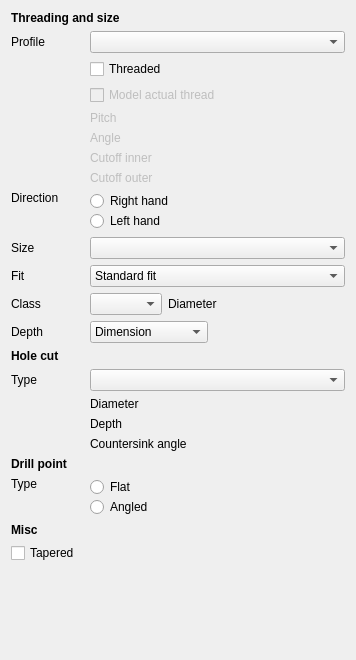
<?xml version="1.0" encoding="UTF-8"?>
<ui version="4.0">
 <class>TaskHoleParameters</class>
 <widget class="QWidget" name="TaskHoleParameters">
  <property name="geometry">
   <rect>
    <x>0</x>
    <y>0</y>
    <width>356</width>
    <height>660</height>
   </rect>
  </property>
  <property name="windowTitle">
   <string>Task Hole Parameters</string>
  </property>
  <layout class="QGridLayout" name="gridLayout">
   <item row="11" column="5" colspan="2">
    <widget class="Gui::PrefQuantitySpinBox" name="Diameter" native="true">
     <property name="unit" stdset="0">
      <string notr="true">mm</string>
     </property>
    </widget>
   </item>
   <item row="14" column="0">
    <widget class="QLabel" name="label">
     <property name="sizePolicy">
      <sizepolicy hsizetype="Maximum" vsizetype="Preferred">
       <horstretch>0</horstretch>
       <verstretch>0</verstretch>
      </sizepolicy>
     </property>
     <property name="text">
      <string>Type</string>
     </property>
    </widget>
   </item>
   <item row="15" column="2" colspan="2">
    <widget class="QLabel" name="label_11">
     <property name="text">
      <string>Diameter</string>
     </property>
    </widget>
   </item>
   <item row="16" column="2" colspan="2">
    <widget class="QLabel" name="label_12">
     <property name="text">
      <string>Depth</string>
     </property>
    </widget>
   </item>
   <item row="6" column="2">
    <widget class="QLabel" name="label_CutoffInner">
     <property name="enabled">
      <bool>false</bool>
     </property>
     <property name="text">
      <string>Cutoff inner</string>
     </property>
    </widget>
   </item>
   <item row="11" column="0" colspan="2">
    <widget class="QLabel" name="label_5">
     <property name="sizePolicy">
      <sizepolicy hsizetype="Maximum" vsizetype="Preferred">
       <horstretch>0</horstretch>
       <verstretch>0</verstretch>
      </sizepolicy>
     </property>
     <property name="text">
      <string>Class</string>
     </property>
    </widget>
   </item>
   <item row="21" column="0" colspan="2">
    <widget class="QCheckBox" name="Tapered">
     <property name="text">
      <string>Tapered</string>
     </property>
    </widget>
   </item>
   <item row="12" column="5" colspan="2">
    <widget class="Gui::PrefQuantitySpinBox" name="Depth" native="true">
     <property name="unit" stdset="0">
      <string notr="true">mm</string>
     </property>
    </widget>
   </item>
   <item row="8" column="0" colspan="2">
    <widget class="QLabel" name="label_8">
     <property name="sizePolicy">
      <sizepolicy hsizetype="Maximum" vsizetype="Preferred">
       <horstretch>0</horstretch>
       <verstretch>0</verstretch>
      </sizepolicy>
     </property>
     <property name="text">
      <string>Direction</string>
     </property>
     <property name="alignment">
      <set>Qt::AlignLeading|Qt::AlignLeft|Qt::AlignTop</set>
     </property>
    </widget>
   </item>
   <item row="14" column="2" colspan="5">
    <widget class="QComboBox" name="HoleCutType"/>
   </item>
   <item row="10" column="0" colspan="2">
    <widget class="QLabel" name="label_3">
     <property name="text">
      <string>Fit</string>
     </property>
    </widget>
   </item>
   <item row="16" column="4" colspan="3">
    <widget class="Gui::PrefQuantitySpinBox" name="HoleCutDepth" native="true">
     <property name="unit" stdset="0">
      <string notr="true">mm</string>
     </property>
    </widget>
   </item>
   <item row="15" column="4" colspan="3">
    <widget class="Gui::PrefQuantitySpinBox" name="HoleCutDiameter" native="true">
     <property name="unit" stdset="0">
      <string notr="true">mm</string>
     </property>
    </widget>
   </item>
   <item row="9" column="2" colspan="5">
    <widget class="QComboBox" name="ThreadSize"/>
   </item>
   <item row="19" column="2" colspan="5">
    <widget class="QWidget" name="widget_2" native="true">
     <layout class="QVBoxLayout" name="verticalLayout_2">
      <property name="spacing">
       <number>0</number>
      </property>
      <property name="leftMargin">
       <number>0</number>
      </property>
      <property name="topMargin">
       <number>0</number>
      </property>
      <property name="rightMargin">
       <number>0</number>
      </property>
      <property name="bottomMargin">
       <number>0</number>
      </property>
      <item>
       <widget class="QRadioButton" name="drillPointFlat">
        <property name="sizePolicy">
         <sizepolicy hsizetype="Maximum" vsizetype="Fixed">
          <horstretch>0</horstretch>
          <verstretch>0</verstretch>
         </sizepolicy>
        </property>
        <property name="text">
         <string>Flat</string>
        </property>
       </widget>
      </item>
      <item>
       <layout class="QHBoxLayout" name="horizontalLayout">
        <item>
         <widget class="QRadioButton" name="drillPointAngled">
          <property name="sizePolicy">
           <sizepolicy hsizetype="Maximum" vsizetype="Fixed">
            <horstretch>0</horstretch>
            <verstretch>0</verstretch>
           </sizepolicy>
          </property>
          <property name="text">
           <string>Angled</string>
          </property>
         </widget>
        </item>
        <item>
         <widget class="Gui::PrefQuantitySpinBox" name="DrillPointAngle" native="true">
          <property name="unit" stdset="0">
           <string notr="true">deg</string>
          </property>
         </widget>
        </item>
       </layout>
      </item>
     </layout>
    </widget>
   </item>
   <item row="4" column="2">
    <widget class="QLabel" name="label_Pitch">
     <property name="enabled">
      <bool>false</bool>
     </property>
     <property name="text">
      <string>Pitch</string>
     </property>
    </widget>
   </item>
   <item row="8" column="2" colspan="5">
    <widget class="QWidget" name="widget" native="true">
     <layout class="QVBoxLayout" name="verticalLayout">
      <property name="spacing">
       <number>0</number>
      </property>
      <property name="leftMargin">
       <number>0</number>
      </property>
      <property name="topMargin">
       <number>0</number>
      </property>
      <property name="rightMargin">
       <number>0</number>
      </property>
      <property name="bottomMargin">
       <number>0</number>
      </property>
      <item>
       <widget class="QRadioButton" name="directionRightHand">
        <property name="text">
         <string>Right hand</string>
        </property>
       </widget>
      </item>
      <item>
       <widget class="QRadioButton" name="directionLeftHand">
        <property name="text">
         <string>Left hand</string>
        </property>
       </widget>
      </item>
     </layout>
    </widget>
   </item>
   <item row="3" column="2" colspan="5">
    <widget class="QCheckBox" name="ModelActualThread">
     <property name="enabled">
      <bool>false</bool>
     </property>
     <property name="text">
      <string>Model actual thread</string>
     </property>
    </widget>
   </item>
   <item row="2" column="2" colspan="5">
    <widget class="QCheckBox" name="Threaded">
     <property name="text">
      <string>Threaded</string>
     </property>
    </widget>
   </item>
   <item row="5" column="2">
    <widget class="QLabel" name="label_Angle">
     <property name="enabled">
      <bool>false</bool>
     </property>
     <property name="text">
      <string>Angle</string>
     </property>
    </widget>
   </item>
   <item row="22" column="2">
    <spacer name="verticalSpacer">
     <property name="orientation">
      <enum>Qt::Vertical</enum>
     </property>
     <property name="sizeHint" stdset="0">
      <size>
       <width>20</width>
       <height>40</height>
      </size>
     </property>
    </spacer>
   </item>
   <item row="1" column="0" colspan="2">
    <widget class="QLabel" name="label_2">
     <property name="sizePolicy">
      <sizepolicy hsizetype="Maximum" vsizetype="Preferred">
       <horstretch>0</horstretch>
       <verstretch>0</verstretch>
      </sizepolicy>
     </property>
     <property name="text">
      <string>Profile</string>
     </property>
    </widget>
   </item>
   <item row="11" column="2">
    <widget class="QComboBox" name="ThreadClass"/>
   </item>
   <item row="17" column="2" colspan="2">
    <widget class="QLabel" name="label_10">
     <property name="text">
      <string>Countersink angle</string>
     </property>
    </widget>
   </item>
   <item row="19" column="0" colspan="2">
    <widget class="QLabel" name="label_15">
     <property name="text">
      <string>Type</string>
     </property>
     <property name="alignment">
      <set>Qt::AlignLeading|Qt::AlignLeft|Qt::AlignTop</set>
     </property>
    </widget>
   </item>
   <item row="11" column="3" colspan="2">
    <widget class="QLabel" name="label_7">
     <property name="sizePolicy">
      <sizepolicy hsizetype="Maximum" vsizetype="Preferred">
       <horstretch>0</horstretch>
       <verstretch>0</verstretch>
      </sizepolicy>
     </property>
     <property name="text">
      <string>Diameter</string>
     </property>
    </widget>
   </item>
   <item row="1" column="2" colspan="5">
    <widget class="QComboBox" name="ThreadType"/>
   </item>
   <item row="12" column="0" colspan="2">
    <widget class="QLabel" name="label_6">
     <property name="sizePolicy">
      <sizepolicy hsizetype="Maximum" vsizetype="Preferred">
       <horstretch>0</horstretch>
       <verstretch>0</verstretch>
      </sizepolicy>
     </property>
     <property name="text">
      <string>Depth</string>
     </property>
    </widget>
   </item>
   <item row="17" column="4" colspan="3">
    <widget class="Gui::PrefQuantitySpinBox" name="HoleCutCountersinkAngle" native="true">
     <property name="unit" stdset="0">
      <string notr="true">deg</string>
     </property>
    </widget>
   </item>
   <item row="12" column="2" colspan="2">
    <widget class="QComboBox" name="DepthType">
     <property name="sizePolicy">
      <sizepolicy hsizetype="MinimumExpanding" vsizetype="Fixed">
       <horstretch>0</horstretch>
       <verstretch>0</verstretch>
      </sizepolicy>
     </property>
     <item>
      <property name="text">
       <string>Dimension</string>
      </property>
     </item>
     <item>
      <property name="text">
       <string>Through all</string>
      </property>
     </item>
    </widget>
   </item>
   <item row="9" column="0">
    <widget class="QLabel" name="label_4">
     <property name="sizePolicy">
      <sizepolicy hsizetype="Maximum" vsizetype="Preferred">
       <horstretch>0</horstretch>
       <verstretch>0</verstretch>
      </sizepolicy>
     </property>
     <property name="text">
      <string>Size</string>
     </property>
    </widget>
   </item>
   <item row="10" column="2" colspan="5">
    <widget class="QComboBox" name="ThreadFit">
     <item>
      <property name="text">
       <string>Standard fit</string>
      </property>
     </item>
     <item>
      <property name="text">
       <string>Close fit</string>
      </property>
     </item>
    </widget>
   </item>
   <item row="7" column="2">
    <widget class="QLabel" name="label_CutoffOuter">
     <property name="enabled">
      <bool>false</bool>
     </property>
     <property name="text">
      <string>Cutoff outer</string>
     </property>
    </widget>
   </item>
   <item row="4" column="3" colspan="4">
    <widget class="Gui::PrefQuantitySpinBox" name="ThreadPitch" native="true">
     <property name="enabled">
      <bool>false</bool>
     </property>
     <property name="unit" stdset="0">
      <string notr="true">mm</string>
     </property>
    </widget>
   </item>
   <item row="5" column="3" colspan="4">
    <widget class="Gui::PrefQuantitySpinBox" name="ThreadAngle" native="true">
     <property name="enabled">
      <bool>false</bool>
     </property>
     <property name="unit" stdset="0">
      <string notr="true">deg</string>
     </property>
    </widget>
   </item>
   <item row="6" column="3" colspan="4">
    <widget class="Gui::PrefQuantitySpinBox" name="ThreadCutOffInner" native="true">
     <property name="enabled">
      <bool>false</bool>
     </property>
     <property name="unit" stdset="0">
      <string notr="true">mm</string>
     </property>
    </widget>
   </item>
   <item row="7" column="3" colspan="4">
    <widget class="Gui::PrefQuantitySpinBox" name="ThreadCutOffOuter" native="true">
     <property name="enabled">
      <bool>false</bool>
     </property>
     <property name="unit" stdset="0">
      <string notr="true">mm</string>
     </property>
    </widget>
   </item>
   <item row="18" column="0" colspan="7">
    <widget class="QLabel" name="label_9">
     <property name="sizePolicy">
      <sizepolicy hsizetype="Maximum" vsizetype="Preferred">
       <horstretch>0</horstretch>
       <verstretch>0</verstretch>
      </sizepolicy>
     </property>
     <property name="text">
      <string>&lt;b&gt;Drill point&lt;/b&gt;</string>
     </property>
     <property name="alignment">
      <set>Qt::AlignLeading|Qt::AlignLeft|Qt::AlignTop</set>
     </property>
    </widget>
   </item>
   <item row="20" column="0" colspan="7">
    <widget class="QLabel" name="label_16">
     <property name="text">
      <string>&lt;b&gt;Misc&lt;/b&gt;</string>
     </property>
    </widget>
   </item>
   <item row="13" column="0" colspan="7">
    <widget class="QLabel" name="label_14">
     <property name="text">
      <string>&lt;b&gt;Hole cut&lt;/b&gt;</string>
     </property>
    </widget>
   </item>
   <item row="0" column="0" colspan="7">
    <widget class="QLabel" name="label_13">
     <property name="text">
      <string>&lt;b&gt;Threading and size&lt;/b&gt;</string>
     </property>
    </widget>
   </item>
   <item row="21" column="2" colspan="2">
    <widget class="Gui::PrefQuantitySpinBox" name="TaperedAngle" native="true">
     <property name="unit" stdset="0">
      <string notr="true">deg</string>
     </property>
    </widget>
   </item>
  </layout>
 </widget>
 <customwidgets>
  <customwidget>
   <class>Gui::PrefQuantitySpinBox</class>
   <extends>QWidget</extends>
   <header>Gui/PrefWidgets.h</header>
  </customwidget>
 </customwidgets>
 <resources/>
 <connections/>
</ui>
